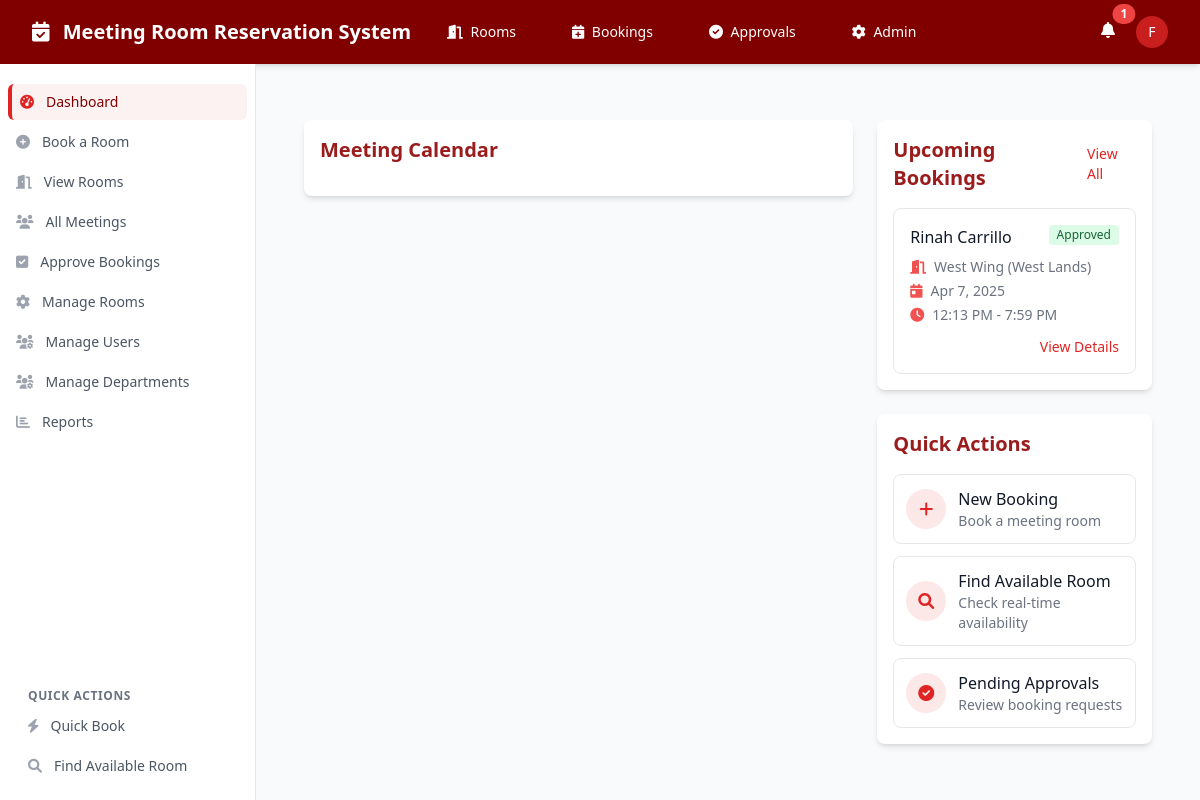
/dashboard.php (signed in), run on the app's committed database.
### tables this page shows
CREATE TABLE bookings (
    booking_id INTEGER PRIMARY KEY AUTOINCREMENT,
    room_id INTEGER NOT NULL,
    user_id INTEGER NOT NULL,
    event_name TEXT NOT NULL,
    start_time DATETIME NOT NULL,
    end_time DATETIME NOT NULL,
    attendees_count INTEGER NOT NULL,
    status TEXT DEFAULT 'Pending', -- Pending, Approved, Rejected, Cancelled, Completed
    approver_id INTEGER,
    approval_notes TEXT,
    google_calendar_event_id TEXT, -- For calendar integration
    created_at DATETIME DEFAULT CURRENT_TIMESTAMP,
    FOREIGN KEY (room_id) REFERENCES boardrooms(room_id),
    FOREIGN KEY (user_id) REFERENCES users(user_id),
    FOREIGN KEY (approver_id) REFERENCES users(user_id)
);

CREATE TABLE boardrooms (
    room_id INTEGER PRIMARY KEY AUTOINCREMENT,
    room_name TEXT NOT NULL UNIQUE,
    capacity INTEGER NOT NULL,
    location TEXT NOT NULL,
    amenities TEXT, -- JSON string of available amenities
    is_active BOOLEAN DEFAULT TRUE,
    thumbnail_url TEXT -- URL for room image
);

### dashboard.php (the view, shortened to what this page needs)
<?php
require_once 'includes/header.php';
?>
   <div class="container mx-auto px-4 py-8">
    <div class="flex flex-col lg:flex-row gap-6">
        <div class="lg:w-2/3">
            <div class="bg-white rounded-lg shadow-md p-4">
                <h2 class="text-xl font-semibold text-maroon-800 mb-4">Meeting Calendar</h2>
            </div>
        </div>
        <div class="lg:w-1/3">
            <div class="bg-white rounded-lg shadow-md p-4">
                <div class="flex justify-between items-center mb-4">
                    <h2 class="text-xl font-semibold text-maroon-800">Upcoming Bookings</h2>
                    <a href="bookings.php" class="text-sm text-maroon-600 hover:text-maroon-800">View All</a>
                </div>
                <div class="space-y-4">
                    <?php
                    $upcoming_bookings = $db->prepare("
                        SELECT b.booking_id, b.event_name, b.start_time, b.end_time, b.status,
                        r.room_name, r.location
                        FROM bookings b
                        JOIN boardrooms r ON b.room_id = r.room_id AND b.start_time >= DATETIME('now')
                        ORDER BY b.start_time ASC
                        LIMIT 5
                    ");
                    $upcoming_bookings->execute();
                    $bookings = $upcoming_bookings->fetchAll(PDO::FETCH_ASSOC);
                    if (count($bookings) > 0):
                        foreach ($bookings as $booking):
                            $start_date = new DateTime($booking['start_time']);
                            $end_date = new DateTime($booking['end_time']);
                    ?>
                    <div class="border border-gray-200 rounded-lg p-4 hover:border-maroon-300 transition-colors">
                        <div class="flex justify-between items-start">
                            <h3 class="font-medium text-gray-900"><?= htmlspecialchars($booking['event_name']) ?></h3>
                            <span class="inline-flex items-center px-2 py-0.5 rounded text-xs font-medium
                                <?= $booking['status'] == 'Approved' ? 'bg-green-100 text-green-800' : '' ?>
                                <?= $booking['status'] == 'Pending' ? 'bg-yellow-100 text-yellow-800' : '' ?>
                                <?= $booking['status'] == 'Rejected' ? 'bg-red-100 text-red-800' : '' ?>">
                                <?= $booking['status'] ?>
                            </span>
                        </div>
                        <div class="mt-2 flex items-center text-sm text-gray-500">
                            <i class="fas fa-door-open text-maroon-500 mr-2"></i>
                            <?= htmlspecialchars($booking['room_name']) ?> (<?= htmlspecialchars($booking['location']) ?>)
                        </div>
                        <div class="mt-1 flex items-center text-sm text-gray-500">
                            <i class="fas fa-calendar-day text-maroon-500 mr-2"></i>
                            <?= $start_date->format('M j, Y') ?>
                        </div>
                        <div class="mt-1 flex items-center text-sm text-gray-500">
                            <i class="fas fa-clock text-maroon-500 mr-2"></i>
                            <?= $start_date->format('g:i A') ?> - <?= $end_date->format('g:i A') ?>
                        </div>
                        <div class="mt-3 flex justify-end">
                            <a href="booking_details.php?id=<?= $booking['booking_id'] ?>" class="text-sm text-maroon-600 hover:text-maroon-800 font-medium">
                                View Details
                            </a>
                        </div>
                    </div>
                    <?php
                        endforeach;
                    endif; ?>
                </div>
            </div>
            <div class="bg-white rounded-lg shadow-md p-4 mt-6">
                <h2 class="text-xl font-semibold text-maroon-800 mb-4">Quick Actions</h2>
                <div class="space-y-3">
                    <a href="book_room.php" class="flex items-center p-3 border border-gray-200 rounded-lg hover:bg-maroon-50 hover:border-maroon-300 transition-colors">
                        <div class="flex-shrink-0 h-10 w-10 rounded-full bg-maroon-100 text-maroon-600 flex items-center justify-center mr-3">
                            <i class="fas fa-plus"></i>
                        </div>
                        <div>
                            <h3 class="font-medium text-gray-900">New Booking</h3>
                            <p class="text-sm text-gray-500">Book a meeting room</p>
                        </div>
                    </a>
                    <a href="find_room.php" class="flex items-center p-3 border border-gray-200 rounded-lg hover:bg-maroon-50 hover:border-maroon-300 transition-colors">
                        <div class="flex-shrink-0 h-10 w-10 rounded-full bg-maroon-100 text-maroon-600 flex items-center justify-center mr-3">
                            <i class="fas fa-search"></i>
                        </div>
                        <div>
                            <h3 class="font-medium text-gray-900">Find Available Room</h3>
                            <p class="text-sm text-gray-500">Check real-time availability</p>
                        </div>
                    </a>
                    <?php if (in_array($userRole, ['approver', 'admin'])): ?>
                    <a href="approvals.php" class="flex items-center p-3 border border-gray-200 rounded-lg hover:bg-maroon-50 hover:border-maroon-300 transition-colors">
                        <div class="flex-shrink-0 h-10 w-10 rounded-full bg-maroon-100 text-maroon-600 flex items-center justify-center mr-3">
                            <i class="fas fa-check-circle"></i>
                        </div>
                        <div>
                            <h3 class="font-medium text-gray-900">Pending Approvals</h3>
                            <p class="text-sm text-gray-500">Review booking requests</p>
                        </div>
                    </a>
                    <?php endif; ?>
                </div>
            </div>
        </div>
    </div>
</div>
<link href="https://cdn.jsdelivr.net/npm/fullcalendar@5.10.1/main.min.css" rel="stylesheet">
</body>
</html>

### data on the page
bookings: event_name "Rinah Carrillo", status "Approved", room.room_name "West Wing", room.location "West Lands", start_time "Apr 7, 2025", start_time "12:13 PM", end_time "7:59 PM"

### other printed values
$unreadNotifications "1"
substr($_SESSION['first_name'], 0, 1) "F"
